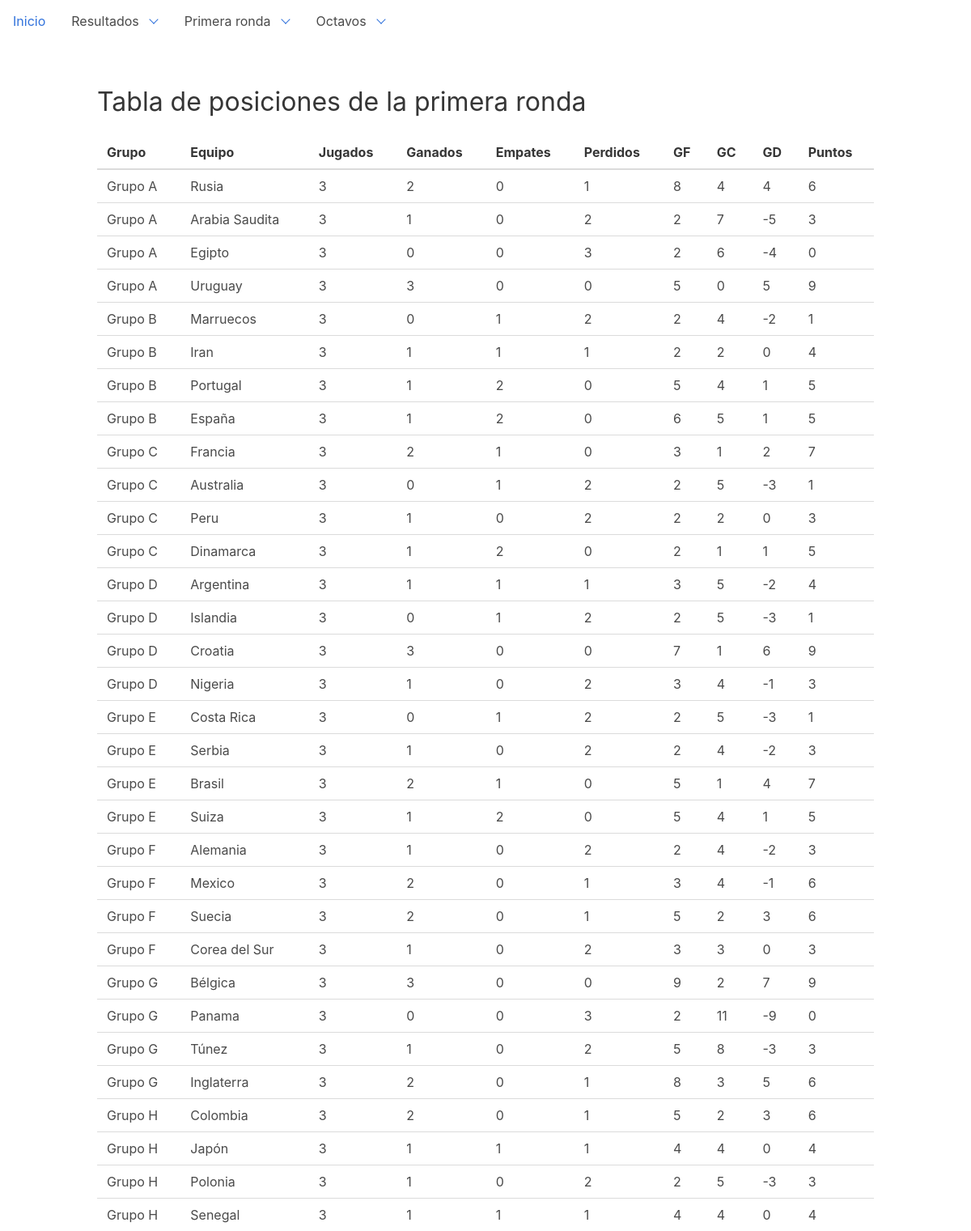
/dashboard/rounds, run on an earlier commit of the app's database.
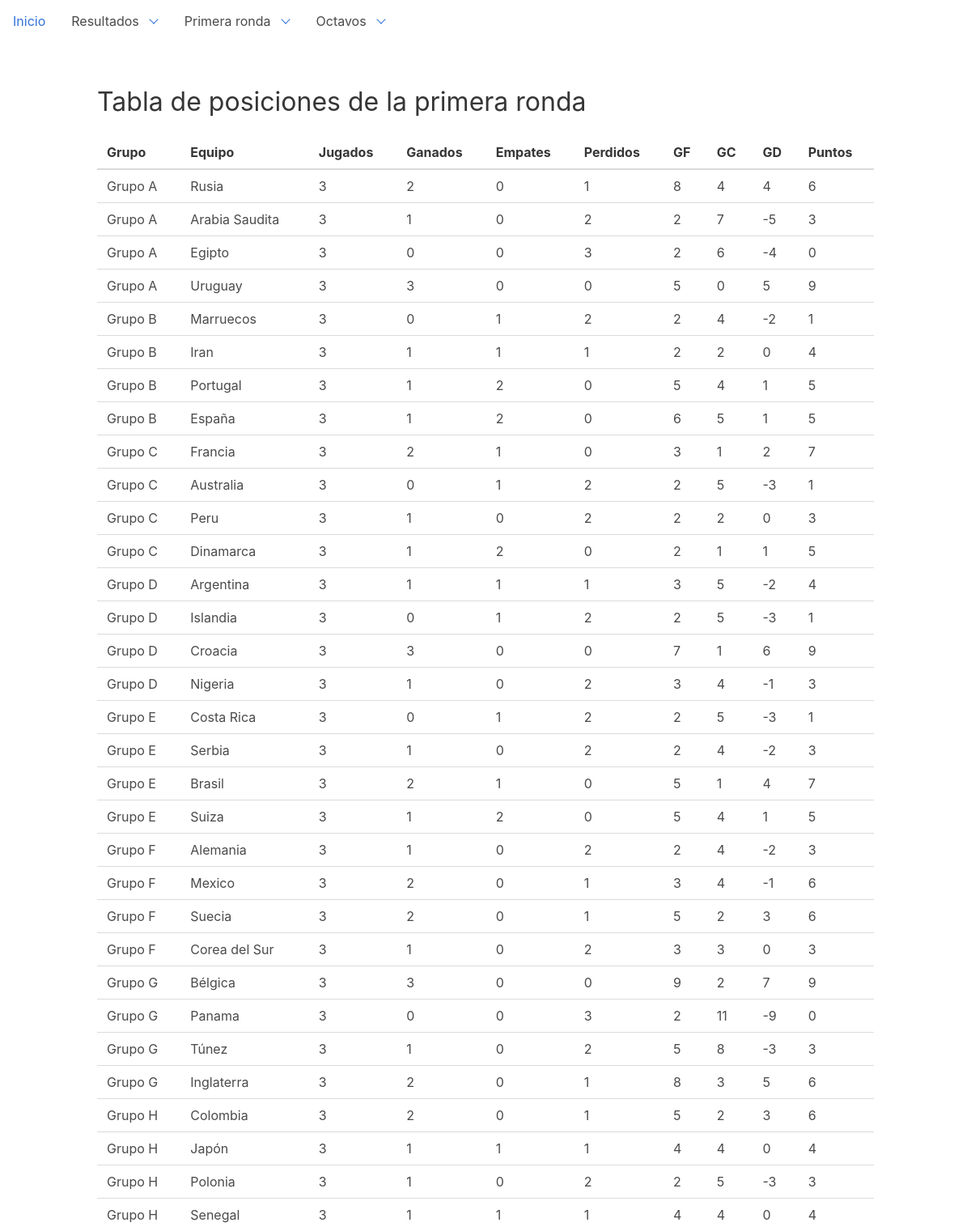
And on a later commit of the database.
### dashboard/models.py (models this page shows, shortened)
class Round(models.Model):
    ROUND_CHOICES = (
        ('1', 'Primera fase'),
        ('2', 'Octavos'),
        ('3', 'Cuarto'),
        ('4', 'Semifinales'),
        ('5', 'Tercer lugar'),
        ('6', 'Finales'),
    )
    stage = models.CharField(choices=ROUND_CHOICES, max_length=1, default='1')
    played_matches = models.IntegerField(default=0)
    won = models.IntegerField(default=0)
    draw = models.IntegerField(default=0)
    lose = models.IntegerField(default=0)
    points = models.IntegerField(default=0)
    goals_for = models.IntegerField(default=0)
    goals_against = models.IntegerField(default=0)
    goals_difference = models.IntegerField(default=0)
    position = models.CharField(default="", max_length=24, null=True)
    source = models.ForeignKey('Gambler', on_delete=models.DO_NOTHING, null=True)
    done = models.BooleanField(default=False)
    qualified_revision = models.BooleanField(default=False)
    team = models.ForeignKey('Team', on_delete=models.DO_NOTHING)
    class Meta:
        ordering = ["stage", "team__group"]

class Team(models.Model):
    GROUP_CHOICES = (
        ('A', 'Grupo A'),
        ('B', 'Grupo B'),
        ('C', 'Grupo C'),
        ('D', 'Grupo D'),
        ('E', 'Grupo E'),
        ('F', 'Grupo F'),
        ('G', 'Grupo G'),
        ('H', 'Grupo H'),
    )
    group = models.CharField(choices=GROUP_CHOICES, max_length=1, null=True, default='A')
    name = models.CharField(max_length=32)
    code = models.CharField(max_length=32)
    cups = models.IntegerField(default=0)
    finals = models.IntegerField(default=0)
    semifinals = models.IntegerField(default=0)
    class Meta:
        ordering = ["name"]
    def __str__(self):
        return self.name

### dashboard/views.py (the view)
class RoundListView(ListView):
    model = Round
    def get_queryset(self):
        queryset = super(RoundListView, self).get_queryset()
        return queryset.filter(source__name="Oficial", stage="1").order_by("team__group")

### templates/dashboard/round_list.html (shortened to what this page needs)
{% extends 'base.html' %}
{% block content %}
    <h1 class="title">Tabla de posiciones de la primera ronda</h1>
    <table class="sortable">
        <thead>
        <tr>
            <th>Grupo</th>
            <th>Equipo</th>
            <th>Jugados</th>
            <th>Ganados</th>
            <th>Empates</th>
            <th>Perdidos</th>
            <th>GF</th>
            <th>GC</th>
            <th>GD</th>
            <th>Puntos</th>
        </tr>
        </thead>
        <tbody>
        {% for round in round_list %}
            <tr>
                <td>{{ round.team.get_group_display }}</td>
                <td>{{ round.team }}</td>
                <td>{{ round.played_matches }}</td>
                <td>{{ round.won }}</td>
                <td>{{ round.draw }}</td>
                <td>{{ round.lose }}</td>
                <td>{{ round.goals_for }}</td>
                <td>{{ round.goals_against }}</td>
                <td>{{ round.goals_difference }}</td>
                <td>{{ round.points }}</td>
            </tr>
        {% endfor %}
        </tbody>
    </table>
{% endblock %}

What changed in the data, as far as the page shows it:
changed through a linked row, Round: team "Croatia" → "Croacia"
